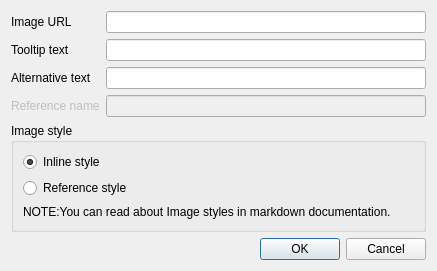
<?xml version="1.0" encoding="UTF-8"?>
<ui version="4.0">
 <class>InsertImageDialog</class>
 <widget class="QDialog" name="InsertImageDialog">
  <property name="geometry">
   <rect>
    <x>0</x>
    <y>0</y>
    <width>437</width>
    <height>271</height>
   </rect>
  </property>
  <property name="windowTitle">
   <string>Insert image dialog</string>
  </property>
  <layout class="QGridLayout" name="gridLayout_3">
   <item row="0" column="0">
    <layout class="QVBoxLayout" name="verticalLayout">
     <item>
      <layout class="QGridLayout" name="gridLayout_2">
       <item row="0" column="0">
        <widget class="QLabel" name="ImageURLLabel">
         <property name="text">
          <string>Image URL</string>
         </property>
        </widget>
       </item>
       <item row="0" column="1">
        <widget class="QLineEdit" name="ImageURLLineEdit">
         <property name="placeholderText">
          <string/>
         </property>
        </widget>
       </item>
       <item row="1" column="0">
        <widget class="QLabel" name="TooltipLabel">
         <property name="text">
          <string>Tooltip text</string>
         </property>
        </widget>
       </item>
       <item row="1" column="1">
        <widget class="QLineEdit" name="TooltipLineEdit">
         <property name="placeholderText">
          <string/>
         </property>
        </widget>
       </item>
       <item row="2" column="0">
        <widget class="QLabel" name="AlternativeLabel">
         <property name="text">
          <string>Alternative text</string>
         </property>
        </widget>
       </item>
       <item row="2" column="1">
        <widget class="QLineEdit" name="AlternativeLineEdit">
         <property name="text">
          <string/>
         </property>
         <property name="placeholderText">
          <string/>
         </property>
        </widget>
       </item>
       <item row="3" column="0">
        <widget class="QLabel" name="ReferenceNameLabel">
         <property name="enabled">
          <bool>false</bool>
         </property>
         <property name="text">
          <string>Reference name</string>
         </property>
        </widget>
       </item>
       <item row="3" column="1">
        <widget class="QLineEdit" name="ReferenceNameLineEdit">
         <property name="enabled">
          <bool>false</bool>
         </property>
         <property name="placeholderText">
          <string/>
         </property>
        </widget>
       </item>
      </layout>
     </item>
     <item>
      <layout class="QHBoxLayout" name="horizontalLayout">
       <item>
        <widget class="QGroupBox" name="referenceStyle_GroupBox">
         <property name="title">
          <string>Image style</string>
         </property>
         <layout class="QGridLayout" name="gridLayout">
          <item row="0" column="0">
           <widget class="QRadioButton" name="InlineStyleRadioButton">
            <property name="text">
             <string>Inline style</string>
            </property>
            <property name="checked">
             <bool>true</bool>
            </property>
           </widget>
          </item>
          <item row="1" column="0">
           <widget class="QRadioButton" name="ReferenceStyleRadioButton">
            <property name="text">
             <string>Reference style</string>
            </property>
           </widget>
          </item>
          <item row="2" column="0">
           <widget class="QLabel" name="label">
            <property name="text">
             <string>NOTE:You can read about Image styles in markdown documentation.</string>
            </property>
           </widget>
          </item>
         </layout>
        </widget>
       </item>
      </layout>
     </item>
     <item>
      <widget class="QDialogButtonBox" name="buttonBox">
       <property name="orientation">
        <enum>Qt::Horizontal</enum>
       </property>
       <property name="standardButtons">
        <set>QDialogButtonBox::Cancel|QDialogButtonBox::Ok</set>
       </property>
      </widget>
     </item>
    </layout>
   </item>
  </layout>
 </widget>
 <resources/>
 <connections>
  <connection>
   <sender>buttonBox</sender>
   <signal>accepted()</signal>
   <receiver>InsertImageDialog</receiver>
   <slot>accept()</slot>
   <hints>
    <hint type="sourcelabel">
     <x>248</x>
     <y>254</y>
    </hint>
    <hint type="destinationlabel">
     <x>157</x>
     <y>274</y>
    </hint>
   </hints>
  </connection>
  <connection>
   <sender>buttonBox</sender>
   <signal>rejected()</signal>
   <receiver>InsertImageDialog</receiver>
   <slot>reject()</slot>
   <hints>
    <hint type="sourcelabel">
     <x>316</x>
     <y>260</y>
    </hint>
    <hint type="destinationlabel">
     <x>286</x>
     <y>274</y>
    </hint>
   </hints>
  </connection>
 </connections>
</ui>
